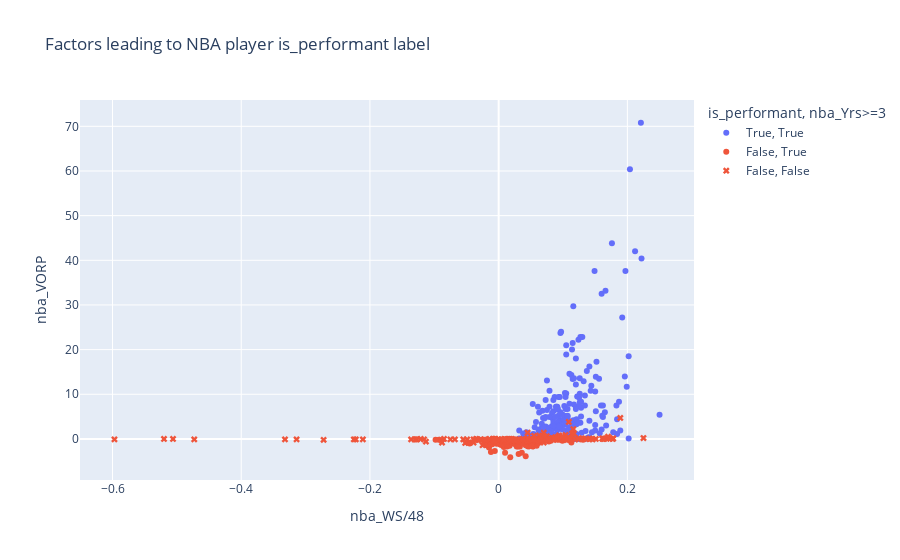

Notebook cell for this chart:
### Code cell
# interactive scatter plot of where performant players fall in relation to VORP, WS/48, nba_Yrs
fig = px.scatter(data_frame = draft_df,       
           x = 'nba_WS/48', y = 'nba_VORP', 
           color = 'is_performant',
           symbol_sequence= ['circle', 'x'],
           symbol = draft_df['nba_Yrs']>=3,
           labels = {'symbol' : 'nba_Yrs>=3'},
           hover_name = 'Player', 
           hover_data = ['nba_Yrs', 'nba_DraftYear'],
           title = 'Factors leading to NBA player is_performant label'
           )
fig.show()
# more marker choices available at: https://plotly.com/python/marker-style/

### Figure 1 — Plotly figure (JSON) as saved in the notebook; plotly's stock layout.template omitted (floating-point values rounded to 4 significant figures; data arrays with more than 128 entries replaced by an {"elided": "..."} marker saying what was removed)
{"data": [{"customdata": {"elided": "241x2 int values"}, "hovertemplate": "<b>%{hovertext}</b><br><br>is_performant=True<br>nba_Yrs>=3=True<br>nba_WS/48=%{x}<br>nba_VORP=%{y}<br>nba_Yrs=%{customdata[0]}<br>nba_DraftYear=%{customdata[1]}<extra></extra>", "hovertext": {"elided": "241 str values"}, "legendgroup": "True, True", "marker": {"color": "#636efa", "symbol": "circle"}, "mode": "markers", "name": "True, True", "orientation": "v", "showlegend": true, "type": "scatter", "x": {"elided": "241 float values"}, "xaxis": "x", "y": {"elided": "241 float values"}, "yaxis": "y"}, {"customdata": {"elided": "133x2 int values"}, "hovertemplate": "<b>%{hovertext}</b><br><br>is_performant=False<br>nba_Yrs>=3=True<br>nba_WS/48=%{x}<br>nba_VORP=%{y}<br>nba_Yrs=%{customdata[0]}<br>nba_DraftYear=%{customdata[1]}<extra></extra>", "hovertext": {"elided": "133 str values"}, "legendgroup": "False, True", "marker": {"color": "#EF553B", "symbol": "circle"}, "mode": "markers", "name": "False, True", "orientation": "v", "showlegend": true, "type": "scatter", "x": {"elided": "133 float values"}, "xaxis": "x", "y": {"elided": "133 float values"}, "yaxis": "y"}, {"customdata": {"elided": "222x2 int values"}, "hovertemplate": "<b>%{hovertext}</b><br><br>is_performant=False<br>nba_Yrs>=3=False<br>nba_WS/48=%{x}<br>nba_VORP=%{y}<br>nba_Yrs=%{customdata[0]}<br>nba_DraftYear=%{customdata[1]}<extra></extra>", "hovertext": {"elided": "222 str values"}, "legendgroup": "False, False", "marker": {"color": "#EF553B", "symbol": "x"}, "mode": "markers", "name": "False, False", "orientation": "v", "showlegend": true, "type": "scatter", "x": {"elided": "222 float values"}, "xaxis": "x", "y": {"elided": "222 float values"}, "yaxis": "y"}], "layout": {"legend": {"title": {"text": "is_performant, nba_Yrs>=3"}, "tracegroupgap": 0}, "title": {"text": "Factors leading to NBA player is_performant label"}, "xaxis": {"anchor": "y", "domain": [0, 1], "title": {"text": "nba_WS/48"}}, "yaxis": {"anchor": "x", "domain": [0, 1], "title": {"text": "nba_VORP"}}}}
